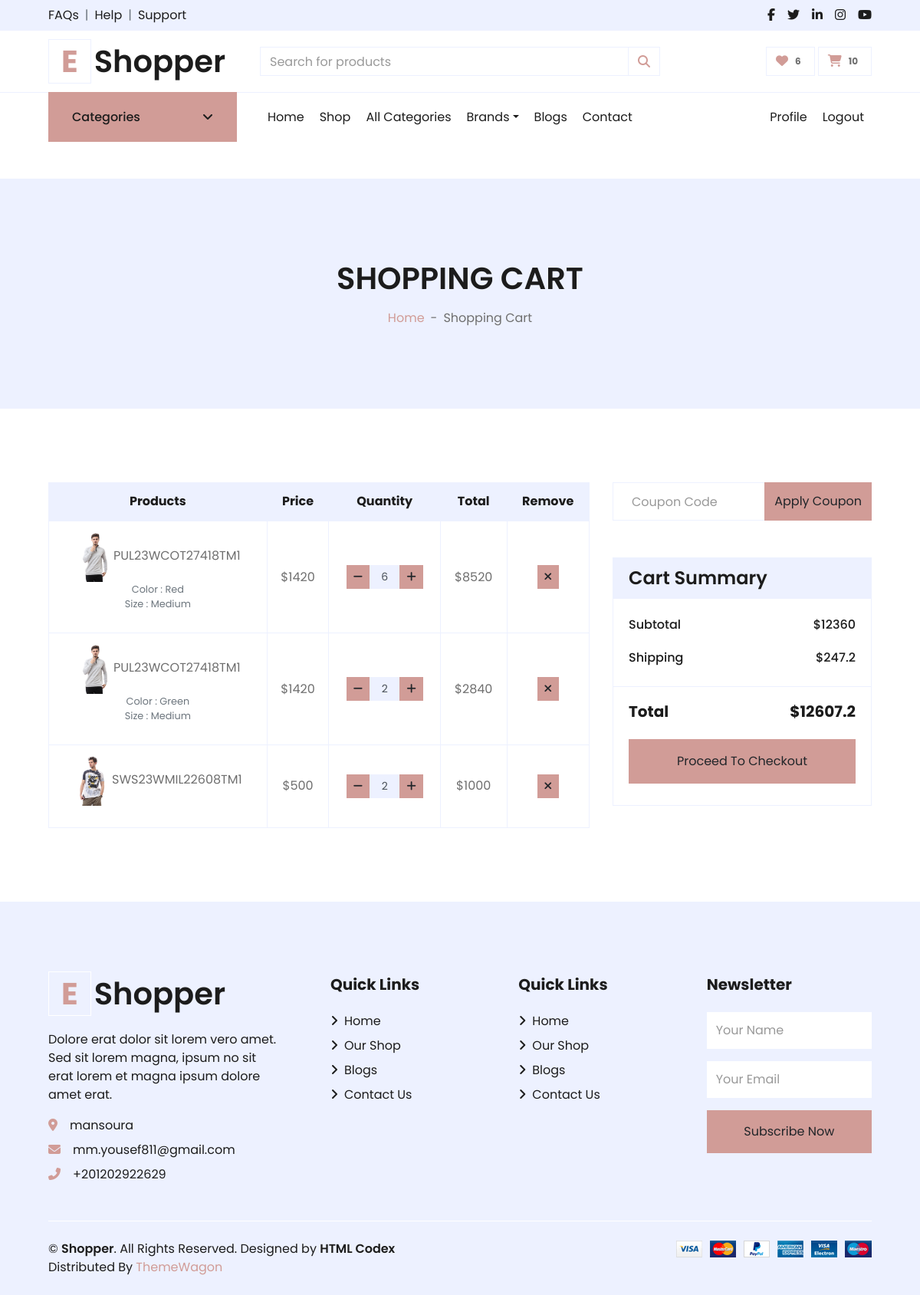
The page /cart/ (signed in) on the database as committed earlier.
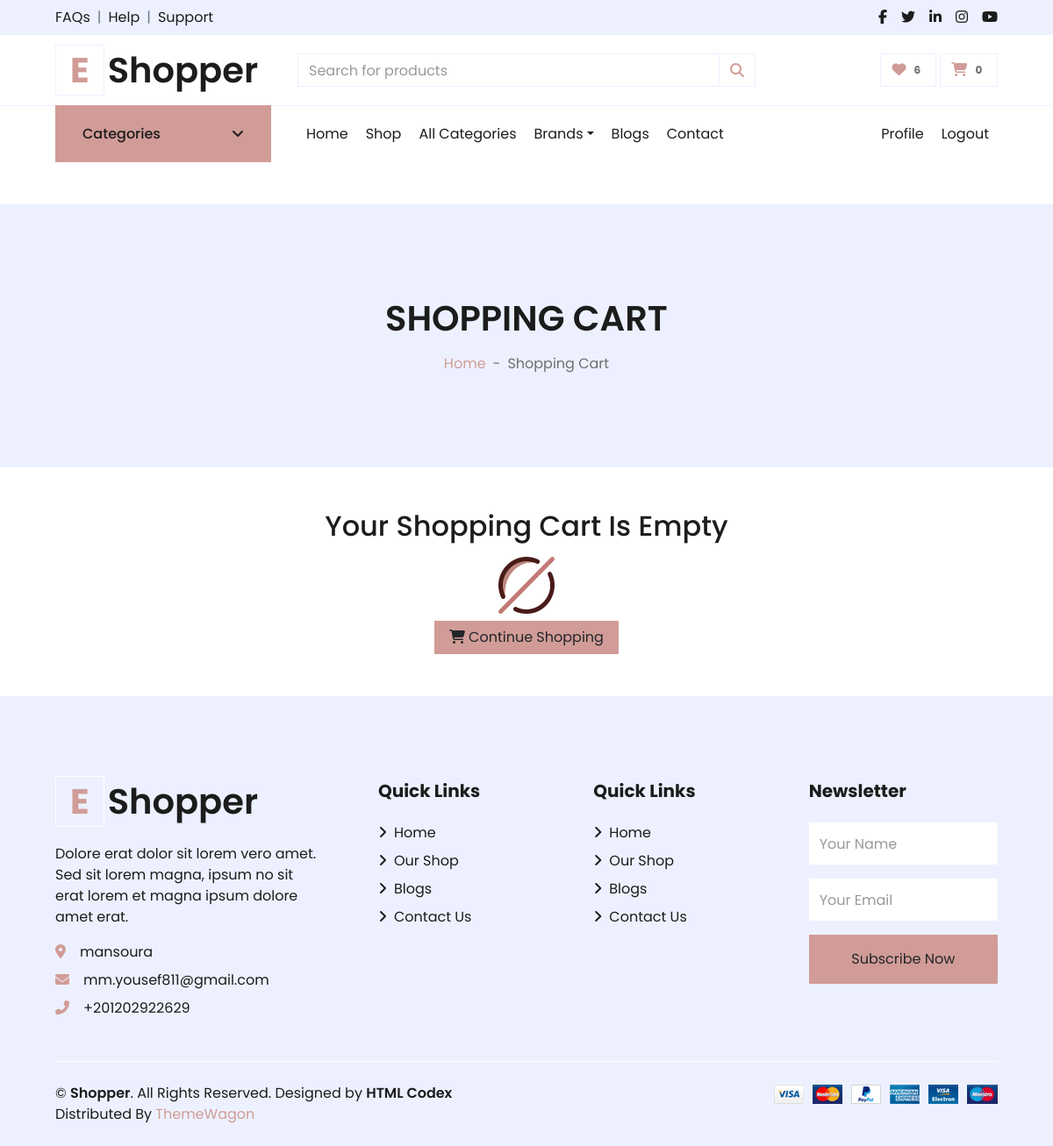
The same page on the database as committed later.
### carts/models.py (models this page shows)
class CartItem(models.Model):
    user = models.ForeignKey("accounts.User",null=True, on_delete=models.CASCADE)
    product = models.ForeignKey("products.Product", on_delete=models.CASCADE)
    variations = models.ManyToManyField("products.Variation",blank=True)
    cart = models.ForeignKey(Cart, on_delete=models.CASCADE ,blank=True ,  null=True)
    quantity = models.IntegerField()
    is_active = models.BooleanField(default=True)
    def sub_total(self):
        return self.product.price * self.quantity
    def __str__(self):
        return str(self.product)

### products/models.py (models this page shows, shortened)
class Product(models.Model):
    name = models.CharField(unique=True, max_length=50)
    image = models.ImageField(upload_to='product/')
    stock = models.IntegerField(default=1)
    price = models.IntegerField(default=0)
    description = models.TextField(max_length=10000)
    created_at = models.DateTimeField( default=timezone.now)
    slug = models.SlugField(null=True,blank=True , unique=True)
    views = models.PositiveIntegerField(default=0)
    is_available = models.BooleanField(default=True)
    tags = TaggableManager()
    subcategory = models.ForeignKey("Subcategory",related_name='product_subcategory',null=True,blank=True, on_delete=models.CASCADE)
    PRDBrand = models.ForeignKey('Brand' ,related_name='product_brand', on_delete=models.CASCADE , blank=True, null=True ,verbose_name=_("Brand "))
    like = models.ManyToManyField(User , blank=True,related_name='product_favourite')
    class Meta:
        ordering = ["name"]
    def __str__(self):
        return self.name

class Variation(models.Model):
    product = models.ForeignKey(Product,related_name='product_variation',  on_delete=models.CASCADE)
    variation_category = models.CharField( max_length=200 , choices=variation_category_choice)
    variation_value = models.CharField( max_length=200 )
    is_active = models.BooleanField(default=True)
    created_at = models.DateTimeField(  auto_now_add=True)
    objects = VariationManager()

### carts/views.py (the view)
# urls.py: path('', views.cart , name='cart'),
def cart(request , total = 0 , quantity = 0 , cart_items = None):
    try:
        tax = 0
        grand_total = 0
        if request.user.is_authenticated:
            cart_items = CartItem.objects.filter(user=request.user , is_active = True)
        else:
            cart = Cart.objects.get(cart_id=_cart_id(request))
            cart_items = CartItem.objects.filter(cart=cart , is_active = True)
        for cart_item in cart_items:
            total += (cart_item.product.price * cart_item.quantity)
            quantity += cart_item.quantity
        tax = (2 * total) / 100
        grand_total = total + tax
    except ObjectDoesNotExist:
        pass
    context = {
        'total':total ,
        'quantity':quantity,
        'cart_items':cart_items,
        'tax':tax,
        'grand_total':grand_total,
    }
    return render(request , 'cart.html' , context)

### accounts/favourite_context.py (called while the page is built)
def counter(request):
    product_count = 0
    if request.user.is_authenticated:
        if 'admin' in request.path:
            return{}
        else :
            try :
                user_favourites = Product.objects.filter(like=request.user)
                product_count = user_favourites.count()
            except Product.DoesNotExist:
                product_count=0
    return dict(product_counter=product_count)

### carts/cart_context.py (called while the page is built)
def cart_count(request):
    cart_counter = 0
    if 'admin' in request.path:
        return{}
    else:
        try:
            cart = Cart.objects.filter(cart_id=_cart_id(request))
            if request.user.is_authenticated:
                cart_items = CartItem.objects.all().filter(user=request.user)
            else:
                cart_items = CartItem.objects.all().filter(cart=cart[:1])
            for cart_item in cart_items:
                cart_counter += cart_item.quantity
        except Cart.DoesNotExist :
            cart_counter = 0
    return dict(cart_counter=cart_counter)

### carts/views.py (called while the page is built)
def _cart_id(request):
    cart = request.session.session_key
    if not cart:
        cart = request.session.create()
    return cart

### carts/templates/cart.html (shortened to what the changed rows need)
{% extends "base.html" %}
{% load static %}
{% block body %}
<div class="container-fluid bg-secondary mb-5">
    <div class="d-flex flex-column align-items-center justify-content-center" style="min-height: 300px">
        <h1 class="font-weight-semi-bold text-uppercase mb-3">Shopping Cart</h1>
    </div>
</div>
{% if not cart_items %}
<div class="container">
    <div class="row flex-column align-items-center justify-content-center">
        <h2 class="text-center">Your Shopping Cart Is Empty</h2>
        <div class="col-1 my-2">
            <img class="w-100" src="{% static 'img/empty-set.png'%}">
        </div>
        <div class="d-flex justify-content-center">
            <a href="{% url 'product_list' %}" class="btn btn-primary px-3"><i
                    class="fa fa-shopping-cart mr-1"></i>Continue
                Shopping</a>
        </div>
    </div>
</div>
{% else %}
<div class="container-fluid pt-5">
    <div class="row px-xl-5">
        <div class="col-lg-8 table-responsive mb-5">
            <table class="table table-bordered text-center mb-0">
                <thead class="bg-secondary text-dark">
                    <tr>
                        <th>Products</th>
                        <th>Price</th>
                        <th>Quantity</th>
                        <th>Total</th>
                        <th>Remove</th>
                    </tr>
                </thead>
                <tbody class="align-middle">
                    {% for cart_item in cart_items %}
                    <tr>
                        <td class="align-middle"><img src="{{cart_item.product.image.url}}" alt=""
                                style="width: 50px;">{{cart_item}}
                            <p class="text-muted small">
                                {% if cart_item.variations.all %}
                                {% for item in cart_item.variations.all  %}
                                {{item.variation_category|capfirst}} :
                                {{item.variation_value|capfirst}}<br>
                                {% endfor %}
                                {% endif %}
                            </p>
                        </td>
                        <td class="align-middle">${{cart_item.product.price}}</td>
                        <td class="align-middle">
                            <div class="input-group quantity mx-auto" style="width: 100px;">
                                <div class="input-group-btn">
                                    <a href="{% url 'decrement_cart' cart_item.product.id cart_item.id%}"
                                        class="btn btn-sm btn-primary btn-minus">
                                        <i class="fa fa-minus"></i>
                                    </a>
                                </div>
                                <input type="text" class="form-control form-control-sm bg-secondary text-center"
                                    value="{{cart_item.quantity}}">
                                <div class="input-group-btn">
                                    <form action="{% url 'add_cart' cart_item.product.id%}" method="POST">
                                        <button type="submit" class="btn btn-sm btn-primary btn-plus1">
                                            <i class="fa fa-plus"></i>
                                        </button>
                                    </form>
                                </div>
                            </div>
                        </td>
                        <td class="align-middle">${{cart_item.sub_total}}</td>
                        <td class="align-middle"><a href="{% url 'delete_cart' cart_item.product_id cart_item.id %}"
                                onclick="return confirm('Are You Sure You Want To Delete This Item ?')"
                                class="btn btn-sm btn-primary"><i class="fa fa-times"></i></a></td>
                    </tr>
                    {% endfor %}
                </tbody>
            </table>
        </div>
        <div class="col-lg-4">
            <form class="mb-5"   method="POST">
                    <div class="input-group">
                        <input type="text" name="coupon" class="form-control p-4" placeholder="Coupon Code">
                        <div class="input-group-append">
                            <button type="submit" class="btn btn-primary">Apply Coupon</button>
                        </div>
                    </div>
                </form>
            <div class="card border-secondary mb-5">
                <div class="card-header bg-secondary border-0">
                    <h4 class="font-weight-semi-bold m-0">Cart Summary</h4>
                </div>
                <div class="card-body">
                    <div class="d-flex justify-content-between mb-3 pt-1">
                        <h6 class="font-weight-medium">Subtotal</h6>
                        <h6 class="font-weight-medium">${{total}}</h6>
                    </div>
                    <div class="d-flex justify-content-between">
                        <h6 class="font-weight-medium">Shipping</h6>
                        <h6 class="font-weight-medium">${{tax}}</h6>
                    </div>
                </div>
                <div class="card-footer border-secondary bg-transparent">
                    <div class="d-flex justify-content-between mt-2">
                        <h5 class="font-weight-bold">Total</h5>
                        <h5 class="font-weight-bold">${{grand_total}}</h5>
                    </div>
                    <a href="{% url 'checkout'%}" class="btn btn-block btn-primary my-3 py-3">Proceed To Checkout</a>
                </div>
            </div>
        </div>
    </div>
</div>
{% endif %}
{% endblock body %}

### templates/base.html (shortened to what the changed rows need)
{% load static %}
<!DOCTYPE HTML>
<html lang="en">
<head>
    <link href="https://cdnjs.cloudflare.com/ajax/libs/font-awesome/5.10.0/css/all.min.css" rel="stylesheet">
    <link href="{% static 'lib/owlcarousel/assets/owl.carousel.min.css'%}" rel="stylesheet">
    <link href="{% static 'css/all.min.css'%}" rel="stylesheet">
    <link href="{% static 'css/style.css'%}" rel="stylesheet">
    <link href="{% static 'css/custom.css'%}" rel="stylesheet">
</head>
<body>
    <div class="container-fluid">
        <div class="row align-items-center py-3 px-xl-5">
            <div class="col-lg-3 d-none d-lg-block">
                <a href="/" class="text-decoration-none">
                    <h1 class="m-0 display-5 font-weight-semi-bold"><span
                            class="text-primary font-weight-bold border px-3 mr-1">E</span>{{about_site.site_name}}</h1>
                </a>
            </div>
            <div class="col-lg-3 col-6 text-right">
                <a href="{% url 'cart'%}" class="btn border">
                    <i class="fas fa-shopping-cart text-primary"></i>
                    <span class="badge">{{cart_counter}}</span>
                </a>
            </div>
        </div>
    </div>
    {% block body %}
    {% endblock body %}
    <div class="container-fluid bg-secondary text-dark mt-5 pt-5">
        <div class="row px-xl-5 pt-5">
            <div class="col-lg-4 col-md-12 mb-5 pr-3 pr-xl-5">
                <a href="/" class="text-decoration-none">
                    <h1 class="mb-4 display-5 font-weight-semi-bold"><span
                            class="text-primary font-weight-bold border border-white px-3 mr-1">E</span>{{about_site.site_name}}
                    </h1>
                </a>
            </div>
        </div>
    </div>
</body>
</html>

Rows that differ between the two databases and show on the page:
removed CartItem: product.image (picture), product.name "PUL23WCOT27418TM1", product.price "1420", quantity "6", sub_total "8520"
no longer on this page (row unchanged): Variation: variation_category "Color", variation_value "Red", shown under "PUL23WCOT27418TM1"
no longer on this page (row unchanged): Variation: variation_category "Size", variation_value "Medium"
removed CartItem: product.image (picture), product.name "PUL23WCOT27418TM1", product.price "1420", quantity "2", sub_total "2840"
no longer on this page (row unchanged): Variation: variation_category "Color", variation_value "Green", shown under "PUL23WCOT27418TM1"
removed CartItem: product.image (picture), product.name "SWS23WMIL22608TM1", product.price "500", quantity "2", sub_total "1000"
Other text that changed with them:
{{ cart_counter }}: "10" → "0"
{{ total }}: "12360" → (not shown)
{{ tax }}: "247.2" → (not shown)
{{ grand_total }}: "12607.2" → (not shown)
text no longer shown: "Products Price Quantity Total Remove Apply Coupon Cart Summary Subtotal $ Shipping $ Total $ Proceed To Checkout"
text now shown: "Your Shopping Cart Is Empty Continue Shopping"
